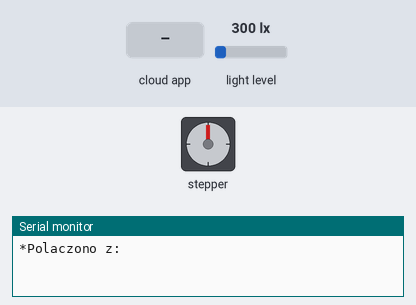
This sketch was run on a simulated Arduino MKR. Parts: stepper motor, the last lines printed to the serial monitor. Wiring (inferred from the names in the program): stepper motor driver (200 steps per turn assumed): step D2; direction D3; enable D4. The inputs (shaded band) are chosen by the test bench; at power-on: light level 300 lx. WiFi joins after 1.5 s; servers stay silent unless stated; the Firebase database answers and starts empty.

Above: at 5.8 s.
5.9 s: the phone or cloud app sets CalMin to 1
At 6.6 s:
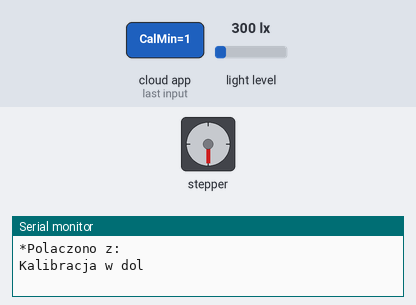
8.9 s: the phone or cloud app sets CalMax to 1
11.9 s: the phone or cloud app sets CalMin to 0
14.9 s: the phone or cloud app sets CalMax to 0
At 14.9 s:
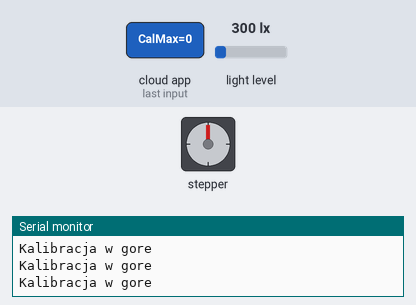
16.4 s: the phone or cloud app sets CalMin to 1
At 17.3 s:
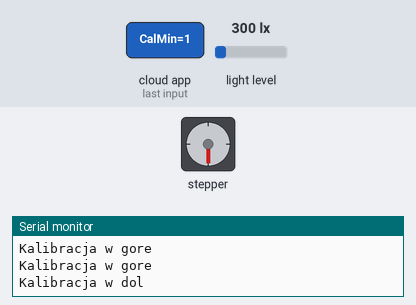
Timing chart, 0 to 20.4 s (numbered marks = the images above; inputs shaded):
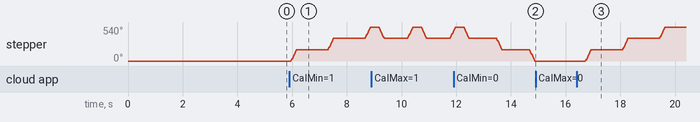

Measured:
- after the input at 5.9 s, stepper: turns 180° clockwise in 0.20 s, then 180° clockwise in 0.20 s, then 180° clockwise in 0.20 s
- after the input at 14.9 s, stepper: stops changing and stays 0°
- after the input at 16.4 s, stepper: turns 180° clockwise in 0.20 s, then 180° clockwise in 0.20 s, then 180° clockwise in 0.20 s

The sketch:

Roleta.ino
```cpp
#include <Adafruit_Sensor.h>
#include "Adafruit_TSL2591.h"
#include <Wire.h>
#include <SPI.h>
#include <WiFiNINA.h>
#include "Firebase_Arduino_WiFiNINA.h"
//definicja zmiennych
#define WIFI_SSID ""
#define WIFI_PASSWORD ""
#define FB_HOST "roleta-67c9d-default-rtdb.europe-west1.firebasedatabase.app" //ulr bazy danych
#define FB_SECRET "Rr7b80vqi6CObtDdLcBs8XN0dj5djXxgf30kP3cA"  //secret do uwierzytelnienia bazy
//konifguracja pinow
#define DIR_PIN 3
#define STEP_PIN 2
#define EN_PIN 4
#define MS1_PIN 5
#define MS2_PIN 6
#define AUTOMODE_PERIOD 5*60*1000L
unsigned long interval_time = 0L ;
FirebaseData fbdata;
Adafruit_TSL2591 tsl = Adafruit_TSL2591(2591);


int MaxSteps, CalMin, CalMax, Mode, Lvl, oldBlindLvl, BlindLvl, OneStep = 0;


void setup()
{
  //ustalenie stanow
  pinMode(STEP_PIN,OUTPUT);
  pinMode(DIR_PIN,OUTPUT);
  pinMode(EN_PIN,OUTPUT);
  pinMode(MS1_PIN,OUTPUT);
  pinMode(MS2_PIN,OUTPUT);

  digitalWrite(EN_PIN, HIGH);
  digitalWrite(MS1_PIN, HIGH);
  digitalWrite(MS2_PIN, HIGH);

  Serial.begin(9600);

  //połączenie z WIFi
  int WiFiStatus = WL_IDLE_STATUS;
  while (WiFiStatus != WL_CONNECTED)
  {
    Serial.print("*");
    WiFiStatus = WiFi.begin(WIFI_SSID, WIFI_PASSWORD);
    delay(3000);
  }
  Serial.print("Polaczono z: ");
  Serial.println(WIFI_SSID);

  //Inicjacja połączenia z bazą danych czasu rzeczywistego
  Firebase.begin(FB_HOST, FB_SECRET, WIFI_SSID, WIFI_PASSWORD);

  //Konfiguracja czujnika
  LightSensorConf();
  //Ustawienie trybu na 0 przy uruchomieniu
  Firebase.setInt(fbdata, "/Control/Mode", 0);

}

void loop()
{
  //Jeśli wykonuje loop arduino właczone
  Firebase.setInt(fbdata, "/Control/ArduinoOn", 1);

  //Kalibracja
  if (Firebase.getInt(fbdata, "/Control/CalMin"))
  {
    if (fbdata.dataType() == "int")
    {
      CalMin = fbdata.intData();
      if(CalMin == 1)
      {
        digitalWrite(DIR_PIN, HIGH);
        int steps = 100;
        BlindStart(steps);
        Serial.println("Kalibracja w dol");
        MaxSteps+=100;
        Firebase.setInt(fbdata, "/Control/Cal", MaxSteps);
      }
    }
  }

  if (Firebase.getInt(fbdata, "/Control/CalMax"))
  {
    if (fbdata.dataType() == "int")
    {
      CalMax = fbdata.intData();
      if(CalMax == 1)
      {
        digitalWrite(DIR_PIN, LOW);
        int steps = 100;
        BlindStart(steps);
        Serial.println("Kalibracja w gore");
      }
    }
  }

  //Sprawdzanie w jakim trybie sterowania znajduje sie roleta
  if (Firebase.getInt(fbdata, "/Control/Mode"))
  {
    if (fbdata.dataType() == "int")
    {
      Mode = fbdata.intData();

      //Mode 1 Tryb ręczny. Zmienna Motor jako dodatkowa zmienna warunkowa uruchomienia silnik
      Firebase.getInt(fbdata, "/Control/Motor");
      int Motor = fbdata.intData();

      if((Mode == 1) && (Motor == 1))
      {
        Firebase.getInt(fbdata, "/Control/Cal");
        OneStep = fbdata.intData()/100;
        Firebase.getInt(fbdata, "/Control/BlindLvl");
        BlindLvl = fbdata.intData();
        Firebase.getInt(fbdata, "/Control/oldBlindLvl");
        oldBlindLvl = fbdata.intData();

        if(BlindLvl > oldBlindLvl)
        {
          Lvl = (BlindLvl - oldBlindLvl)*OneStep;
          digitalWrite(DIR_PIN, HIGH);
          BlindStart(Lvl);
        }
        else
        {
          Lvl = (oldBlindLvl - BlindLvl)*OneStep;
          digitalWrite(DIR_PIN, LOW);
          BlindStart(Lvl);
        }
        delay(2000);
        Firebase.setInt(fbdata, "/Control/oldBlindLvl", BlindLvl);
        Firebase.setInt(fbdata, "/Control/Motor", 0);
      }

      //Mode 2 Tryb automatyczny. Sprawdza co 5 min natężenie i steruje roletą
      int LightLvl, LightRef, Light = 0;
      if(millis() - interval_time >= AUTOMODE_PERIOD)
      {
        interval_time+=AUTOMODE_PERIOD ;
        if (Mode == 2)
        {

          LightRef = 0;
          Serial.println("Dziala tryb auto");
          Firebase.getString(fbdata, "/Control/SensivityLight");
          String sensivity = fbdata.stringData();
          if(sensivity ==  "Low") LightRef = 1500;
          else if(sensivity ==  "Medium") LightRef = 2000;
          else if(sensivity ==  "Low") LightRef = 2500;
          else Firebase.setInt(fbdata, "/Control/Mode", 0);
          Serial.println(LightRef);
          Light = ReadLux();
          Serial.println(Light);
          int Denominator = LightRef/100;

          if(LightRef < Light)
          {
            LightLvl = (Light-LightRef)/Denominator;
            if(LightLvl > 100) LightLvl = 100;
            Serial.println(LightLvl);
            Firebase.getInt(fbdata, "/Control/BlindLvl");
            BlindLvl = fbdata.intData();
            delay(500);
            if(LightLvl > BlindLvl)
            {
              Firebase.setInt(fbdata, "/Control/oldBlindLvl", LightLvl);
              Firebase.setInt(fbdata, "/Control/BlindLvl", LightLvl);
              Firebase.getInt(fbdata, "/Control/Cal");
              OneStep = fbdata.intData()/100;
              digitalWrite(DIR_PIN, HIGH);
              BlindStart((LightLvl-BlindLvl)*OneStep);
            }
            else
            {
              Firebase.setInt(fbdata, "/Control/oldBlindLvl", LightLvl);
              Firebase.setInt(fbdata, "/Control/BlindLvl", LightLvl);
              Firebase.getInt(fbdata, "/Control/Cal");
              OneStep = fbdata.intData()/100;
              digitalWrite(DIR_PIN, LOW);
              BlindStart((BlindLvl-LightLvl)*OneStep);
            }
          }
          else
          {
            Firebase.getInt(fbdata, "/Control/BlindLvl");
            BlindLvl = fbdata.intData();
            Firebase.getInt(fbdata, "/Control/Cal");
            OneStep = fbdata.intData()/100;
            digitalWrite(DIR_PIN, LOW);
            BlindStart(BlindLvl*OneStep);
            Firebase.setInt(fbdata, "/Control/oldBlindLvl", 0);
            Firebase.setInt(fbdata, "/Control/BlindLvl", 0);
          }
        }
      }
    }

  }
  //Odczytywanie wartości natężenia światła i wysyłanie do bazy danych
  Firebase.setInt(fbdata, "/Control/Lux", ReadLux());
  delay(100);

}
//Funkcja generująca impulsy prostokątne sterujące roletą
void BlindStart(int val)
{
  digitalWrite(EN_PIN, LOW);
  while(val>0)
  {
    delayMicroseconds(1000);
    digitalWrite(STEP_PIN, HIGH);
    delayMicroseconds(1000);
    digitalWrite(STEP_PIN, LOW);
    val--;
  }
  digitalWrite(EN_PIN, HIGH);
}
//Konfiguracja czujnika
void LightSensorConf(void)
{
  tsl.setGain(TSL2591_GAIN_LOW);
  tsl.setTiming(TSL2591_INTEGRATIONTIME_300MS);
}
//Oczytywanie wartości natężenia Lux
int ReadLux(void)
{
  uint32_t fullread = tsl.getFullLuminosity();
  uint16_t ir, full;
  ir = fullread >> 16;
  full = fullread & 0xFFFF;
  int lux = tsl.calculateLux(full, ir);
  if(isnan(lux)) lux = 0;
  return lux;
}
```
